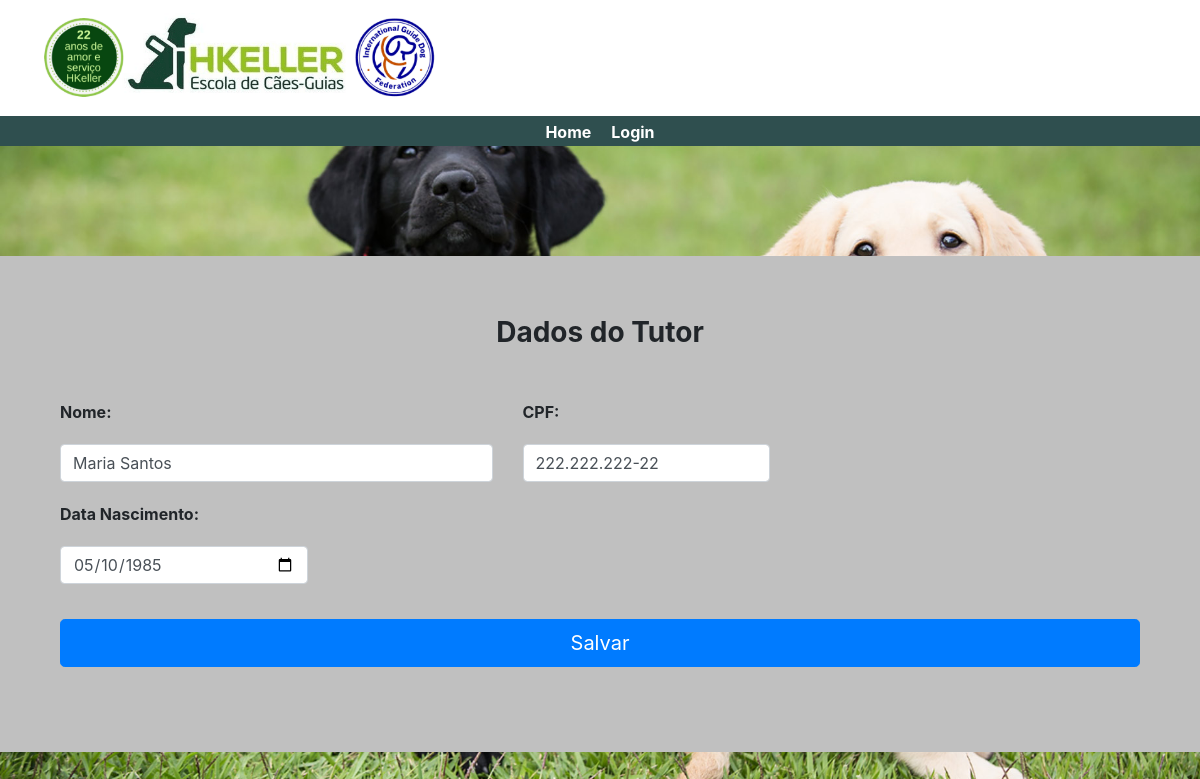
Page /app/views/Tutores/TutoresView.php?idTutor=2 on the committed database.
### tables this page shows
CREATE TABLE `tutores` (
  `ID` int(10) NOT NULL,
  `NOME` varchar(70) NOT NULL,
  `USUARIO` int(10) NOT NULL,
  `CPF` varchar(11) NOT NULL,
  `DATA_NASCIMENTO` date NOT NULL
);

### app/models/Tutores/TutoresModel.php (called while the page is built, shortened)
<?php
class TutoresModel{
    private $nome;
    private $cpf;
    private $nascimento;
    public function setNome($nome){
        $this->nome = $nome;
    }
    public function setCPF($cpf){
        $this->cpf = $cpf;
    }
    public function setNascimento($nascimento){
        $this->nascimento = $nascimento;
    }
    public function getNome(){
        return $this->nome;
    }
    public function getCpf(){
        return str_replace(['.', '-'], '', $this->cpf);
    }
    public function getNascimento(){
        return $this->nascimento;
    }
    public function ConsultarTutor(){
        $conn = new Conexao();
        $conn = $conn->conectar();
        $stmt = $conn->prepare("SELECT * FROM tutores where id = ?");
        $stmt->execute([$_GET['idTutor']]);
        return $stmt->fetch(PDO::FETCH_ASSOC);
    }
}
?>

### app/controllers/Tutores/TutoresController.php (called while the page is built, shortened)
<?php
require_once DIR_PATH.'/app/models/Tutores/TutoresModel.php';
class TutoresController {
    public function __construct(){
        $this->tutor = new TutoresModel();
    }
    public function consultarTutor() {
        $resultado = $this->tutor->ConsultarTutor();
        if ($resultado) {
            $this->tutor->setId($resultado['ID']);
            $this->tutor->setNome($resultado['NOME']);
            $this->tutor->setCpf($resultado['CPF']);
            $this->tutor->setNascimento($resultado['DATA_NASCIMENTO']);
            $this->tutor->setUsuario($resultado['USUARIO']);
        }
        return $this->tutor;
    }
    public function processRequest($actionName) {
        switch ($actionName) {
            case "consultarTutor":
                return $this->consultarTutor();
                break;
        }
    }
}
?>

### app/views/Tutores/TutoresView.php (the view, shortened to what this page needs)
<?php
include DIR_PATH.'app/views/Esqueleto/Esqueleto.php';
require_once DIR_PATH.'/app/controllers/Tutores/TutoresController.php';
$tutoresController = new TutoresController();
if (isset($_GET['idTutor']))
    $tutor = $tutoresController->processRequest("consultarTutor");
else
    $tutor = NULL;
if ($tutor != null) {
    $nome = $tutor->getNome();
    $cpf = $tutor->getCpf();
    if ($tutor->getNascimento() <> NULL)
      $nascimento = date('Y-m-d', strtotime($tutor->getNascimento()));
    if ($cpf <> '')
    {
      $cpf = substr_replace($cpf, ".", 3, 0);
      $cpf = substr_replace($cpf, ".", 7, 0);
      $cpf = substr_replace($cpf, "-", 11, 0);
    }
} else {
    $id = "";
    $nome = "";
    $cpf = "";
    $nascimento = "";
    $usuario = "";
}
?>
<!DOCTYPE html>
<html>
<head>
    <body>
        <form method="post" action ="<?php echo URL_BASE.'app/routes/routes.php?action=salvarTutor';?>">
            <div class="container-cadastro">
                 <h1 class="h3 mb-3 font-weight-normal"><b>Dados do Tutor</b></h1>
                 <br>
            <div class="row">
                <div class="col-md-5">
                   <b> <label for="login">Nome:</label></b>
                    <input id="nome" name="nome" class="form-control" type="text" placeholder="Nome..." value="<?php echo $nome; ?>" required>
                </div>
                <div class="col-md-3">
                   <b> <label for="senha">CPF:</label> </b>
                    <input id="cpf" name="cpf" class="form-control" type="text" placeholder="CPF..." value="<?php echo $cpf; ?>" required pattern="\d{3}\.\d{3}\.\d{3}-\d{2}" title="Por favor, insira um CPF válido no formato 000.000.000-00" maxlength="14">
                </div>
                </div>
                <div class="row">
                    <div class="col-md-3">
                        <b><label for="nascimento">Data Nascimento:</label></b>
                        <input id="nascimento" name="nascimento" class="form-control" type="date" placeholder="Data nascimento.." value="<?php echo $nascimento; ?>" required>
                    </div>
                </div>
            <button class="btn btn-lg btn-primary btn-block" type="submit" name="submit">Salvar</button>
        </div>
        </form>
    </body>
</html>

### assets/css/style.css (style rules this page uses)
body { background-image: url('../img/fundoLogin.jpg'); background-size: cover; }
h1 { text-align: center; }
label { margin: 10px 0; }
input, select { margin: 10px 0; }
button { margin: 25px 0; }
.container-cadastro { margin: 80px auto; max-width: 1200px; padding: 60px; background-color: #C0C0C0; }

### rows in the picture
tutores: nome "Maria Santos", cpf "222.222.222-22", nascimento "05/10/1985"
